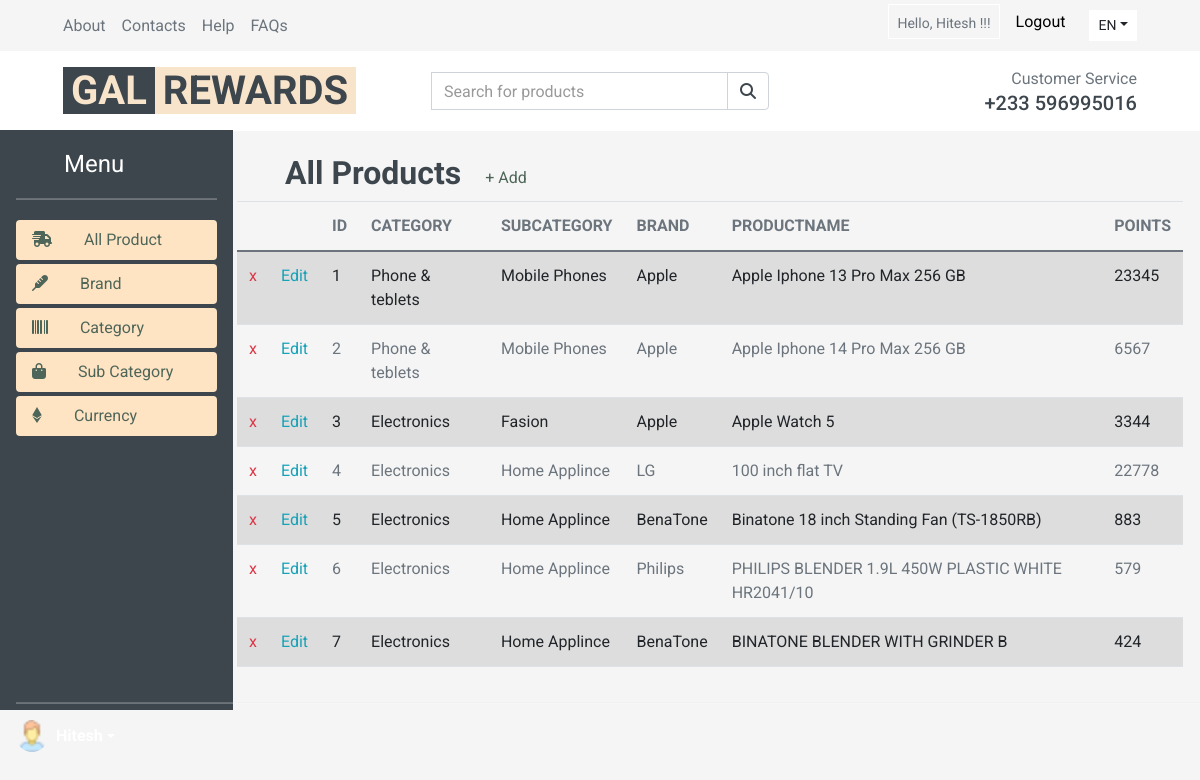
The app's page /adminHome/ (signed in) with its own data.
### Product/models.py (models this page shows, shortened)
class product(models.Model):
    Category= models.ForeignKey('category', on_delete=models.CASCADE,to_field='category',blank=True)
    subCategory=models.ForeignKey('subCategory', on_delete=models.CASCADE,to_field='subCategory',blank=True)
    Brand = models.ForeignKey('brand',on_delete=models.CASCADE,to_field='Brand',blank=True)
    ProductName = models.CharField(max_length=50, unique=True)
    purchaseCurrency = models.CharField(max_length=3,choices=CURRNECY_CHOOSE, default='ghs',blank=True)
    purchaseAmount = models.CharField(max_length=25,blank=True)
    usdConversionRate= models.DecimalField(max_digits=10,decimal_places=2,blank=True)
    costInUsd = models.IntegerField(blank=True)
    perPointCost=models.DecimalField(max_digits=5,decimal_places=4,default=0.9570,blank=True)
    points=models.IntegerField(blank=True)
    specifications= HTMLField(blank=True)
    status = models.BooleanField(default=True)
    productImage = models.ImageField(upload_to="product/",max_length=250,null=True,default=None,blank=True)

class category(models.Model):
    category = models.CharField(max_length=30, unique=True)
    status = models.BooleanField(default=True)
    country = models.CharField(max_length=15,choices=COUNTRY_CHOOSE,default='ghana')
    def __str__(self):
        return self.category

class subCategory(models.Model):
    subCategory = models.CharField(max_length=30, unique=True)
    categoryL = models.ForeignKey('category', on_delete=models.CASCADE, to_field='category')
    def __str__(self):
        return self.subCategory

class brand(models.Model):
    Brand = models.CharField(max_length=30, unique=True)
    def __str__(self):
        return self.Brand

### my/views.py (the view)
# urls.py: path('adminHome/',views.adminHome,name='adminHome'),
def adminHome(request):
    all_product=product.objects.all()
    data={
         'allProduct':all_product,
    }
    return render(request,'adminPanel/adminHome.html',data)

### templates/adminPanel/adminHome.html
{% include "adminPanel/adminHeader.html"%}
{% if user.is_authenticated %}
    <div class="d-flex align-items-center">
        <div class="d-inline-block">
        <h2 class="ml-5">All Products</h2>
        </div>
        <div class="col-5 pl-4">
        <a href="{% url 'addProduct'%}" style="color: #4e6659;">+ Add</a>
        </div>
    </div>
    <table class="table table-striped">
        <thead >
            <tr>
                <th scope="col" ></th>
                <th scope="col" ></th>
                <th scope="col" >ID</th>
                <th scope="col">CATEGORY</th>
                <th scope="col">SUBCATEGORY</th>
                <th scope="col">BRAND</th>
                <th scope="col">PRODUCTNAME</th>
                <th scope="col">POINTS</th>
            </tr>
        </thead>
        <tbody>
           {% for n in allProduct%}
            <tr>
                <td class="text-center"><a href="{%url 'prdDelete' prdId=n.id%}" class="text-danger">x</a></td>
                <td class="text-center" style="width: 12px;" ><a href="{%url 'prdEdit' prdId=n.id%}" class="text-info">Edit</a></td>
                <td>{{n.id}}</td>
                <td>{{n.Category}}</td>
                <td>{{n.subCategory}}</td>
                <td>{{n.Brand}}</td>
                <td>{{n.ProductName}}</td>
                <td>{{n.points}}</td>
            </tr>
            {%endfor%}
        </tbody>
    </table>
  </div>
{%endif%}
{% include "adminPanel/adminFooter.html" %}

### templates/adminPanel/adminHeader.html (shortened to what this page needs)
{% load static %}
<!DOCTYPE html>
<html lang="en">
<head>
    <link href="https://cdn.jsdelivr.net/npm/bootstrap@5.0.2/dist/css/bootstrap.min.css" rel="stylesheet">
    <link href="../assets/dist/css/bootstrap.min.css" rel="stylesheet">
     <link href="https://cdnjs.cloudflare.com/ajax/libs/font-awesome/5.10.0/css/all.min.css" rel="stylesheet">
     <link href="lib/animate/animate.min.css" rel="stylesheet">
     <link href="lib/owlcarousel/assets/owl.carousel.min.css" rel="stylesheet">
     <link rel="stylesheet" href="{% static 'css/style1.css' %}">
</head>
<body>
    <div class="text-center bg-dark text-light"> <h2>Admin Panel</h2></div>
    {% if user.is_authenticated %}
    <div class="container-fluid fixed-top">
        <div class="row bg-secondary py-1 px-xl-5">
            <div class="col-lg-4 d-none d-lg-block">
                <div class="d-inline-flex align-items-center h-100">
                    <a class="text-body mr-3" href="">About</a>
                    <a class="text-body mr-3" href="">Contacts</a>
                    <a class="text-body mr-3" href="">Help</a>
                    <a class="text-body mr-3" href="">FAQs</a>
                </div>
            </div>
            <div class="col-lg-4 text-center text-lg-center">
            </div>
            <div class="col-lg-4 text-center text-lg-right">
                <div class="d-inline-flex align-items-center">
                    <div class="btn-group ">
                       <label class="btn btn-sm btn-light  --dark text-body mr-3 pt-2" style="color:black; background:transparent" >Hello, {{user.first_name}} !!!</label>
                    </div>
                   <div class="btn-group mr-4">
                    <label for="logout" >
                      <a href="{% url 'logout' %}" style="color: black;">Logout</a>
                    </label>
                   </div>
                    <div class="btn-group">
                        <button type="button" class="btn btn-sm btn-light dropdown-toggle" data-toggle="dropdown">EN</button>
                    </div>
                </div>
            </div>
        </div>
        <div class="row align-items-center bg-light py-3 px-xl-5 d-none d-lg-flex">
            <div class="col-lg-4">
                <a href="{%url 'adminHome' %}" class="text-decoration-none">
                    <span class="h1 text-uppercase bg-dark px-2" style="color: #f7e4cb;">GAL</span>
                    <span class="h1 text-uppercase text-dark px-2 ml-n1" style="background-color: #f7e4cb;">REWARDS</span>
                </a>
            </div>
            <div class="col-lg-4 col-6 text-left">
                <form action="" method="Post">
                    <div class="input-group">
                        <input type="text" class="form-control" placeholder="Search for products" name="serach">
                        <div class="input-group-append">
                            <span class="input-group-text bg-transparent text-dark">
                                <i class="fa fa-search"></i>
                            </span>
                        </div>
                    </div>
                </form>
            </div>
            <div class="col-lg-4 col-6 text-right">
                <p class="m-0">Customer Service</p>
                <h5 class="m-0">+233 596995016</h5>
            </div>
        </div>
    </div>
      <div class="row px-3" style="margin-top: 100px;">
    <div class="d-fex flex-column flex-shrink-0 p-3 text-white bg-dark fixed-top col-" style="height: 580px; width:233px; margin-top:130px;">
        <a href="{%url 'adminHome'%}"" class="d-flex align-items-center mb-3 mb-md-0 me-md-auto text-white text-decoration-none">
          <svg class="bi me-2" width="40" height="32"><use xlink:href="#bootstrap"/></svg>
          <span class="fs-4">Menu</span>
        </a>
        <hr>
        <ul class="nav nav-pills flex-column mb-auto" >
          <li class="nav-item pt-1">
            <a href="{%url 'adminHome'%}" class="nav-link active " aria-current="page" style="background-color: bisque; color: #4E6659">
              <i class="fa-solid fa-truck-fast"></i>
              <svg class="bi me-2" width="16" height="16"><use xlink:href="#home"/></svg>
              All Product
            </a>
          </li>
          <li class="nav-item pt-1" >
            <a href="{%url 'adminBrand'%}" class="nav-link active" aria-current="page" style="background-color: bisque; color: #4E6659">
              <i class="fa-solid fa-thermometer"></i>
              <svg class="bi me-2" width="16" height="16"><use xlink:href="#home"/></svg>
              Brand
            </a>
          </li>
          <li class="nav-item pt-1" >
            <a href="{%url 'adminCategory'%}" class="nav-link active" aria-current="page" style="background-color: bisque; color: #4E6659">
              <i class="fa-solid fa-barcode"></i>
              <svg class="bi me-2" width="16" height="16"><use xlink:href="#home"/></svg>
              Category
            </a>
          </li>
          <li class="nav-item pt-1" >
            <a href="{%url 'adminSubCategory'%}" class="nav-link active" aria-current="page" style="background-color: bisque; color: #4E6659">
              <i class="fa-solid fa-bag-shopping"></i>
              <svg class="bi me-2" width="16" height="16"><use xlink:href="#home"/></svg>
              Sub Category
            </a>
          </li>
          <li class="nav-item pt-1" >
            <a href="{%url 'adminCurrency'%}" class="nav-link active" aria-current="page" style="background-color: bisque; color: #4E6659">
              <i class="fa-brands fa-ethereum"></i>
              <svg class="bi me-2" width="16" height="16"><use xlink:href="#home"/></svg>
              Currency
            </a>
          </li>
        </ul>
        <div class="dropdown fixed-bottom mb-5 ml-3">
          <hr >
          <a href="#" class="d-flex align-items-center text-white text-decoration-none dropdown-toggle" id="dropdownUser1" data-bs-toggle="dropdown" aria-expanded="false">
            <img alt="" width="32" height="32" class="rounded-circle me-2">
            <strong>{{user.first_name}}</strong>
          </a>
        </div>
      </div>
      <div class="d-flex flex-column flex-shrink-0 p-3 col-md " style="margin-left: 220px;">
      {% endif%}

### records on screen
product: id "1", Category "Phone & teblets", subCategory "Mobile Phones", Brand "Apple", ProductName "Apple Iphone 13 Pro Max 256 GB", points "23345"
product: id "2", Category "Phone & teblets", subCategory "Mobile Phones", Brand "Apple", ProductName "Apple Iphone 14 Pro Max 256 GB", points "6567"
product: id "3", Category "Electronics", subCategory "Fasion", Brand "Apple", ProductName "Apple Watch 5", points "3344"
product: id "4", Category "Electronics", subCategory "Home Applince", Brand "LG", ProductName "100 inch flat TV", points "22778"
product: id "5", Category "Electronics", subCategory "Home Applince", Brand "BenaTone", ProductName "Binatone 18 inch Standing Fan (TS-1850RB)", points "883"
product: id "6", Category "Electronics", subCategory "Home Applince", Brand "Philips", ProductName "PHILIPS BLENDER 1.9L 450W PLASTIC WHITE HR2041/10", points "579"
product: id "7", Category "Electronics", subCategory "Home Applince", Brand "BenaTone", ProductName "BINATONE BLENDER WITH GRINDER B", points "424"

### other values on screen
{{ user.first_name }} "Hitesh"
